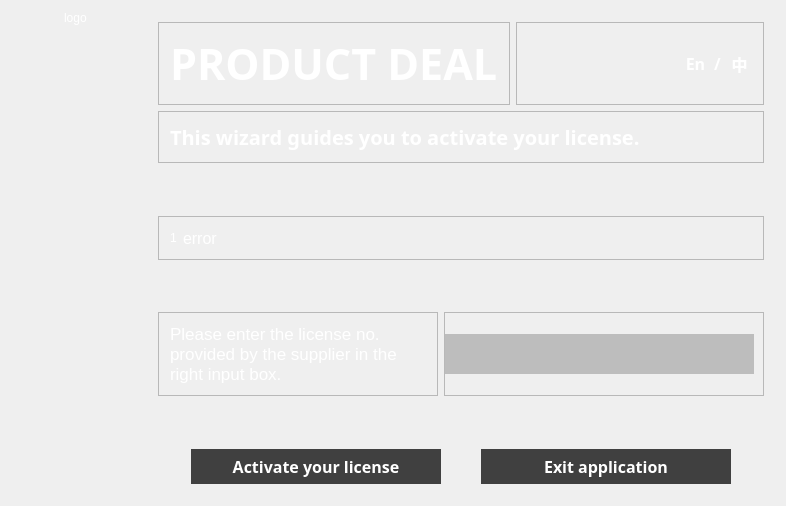
<?xml version="1.0" encoding="UTF-8"?>
<ui version="4.0">
 <class>loginWindowOneClass</class>
 <widget class="QDialog" name="loginWindowOneClass">
  <property name="geometry">
   <rect>
    <x>0</x>
    <y>0</y>
    <width>780</width>
    <height>506</height>
   </rect>
  </property>
  <property name="windowTitle">
   <string>loginWindowOne</string>
  </property>
  <property name="styleSheet">
   <string notr="true">

QPushButton{
color:#ffffff;
background:rgb(64,64,64);
border:0px solid rgba(0,0,0,0);
}
QPushButton:hover { 
background-color:#faa028;
} 
QPushButton:hover:pressed{background:#bdbdbd;
}


QLineEdit{
background:#bdbdbd;border:0px;color:#ffffff
}

QLabel{
color:#ffffff;
}



QPushButton#pushButtonEn{
color:#ffffff;
background:transparent;
border:0px solid rgba(0,0,0,0);
}
QPushButton#pushButtonZh{
color:#ffffff;
background:transparent;
border:0px solid rgba(0,0,0,0);
}
QPushButton:hover:pressed#pushButtonEn{background:#faa028;
}
QPushButton:hover:pressed#pushButtonZh{background:#faa028;
}</string>
  </property>
  <layout class="QHBoxLayout" name="horizontalLayout">
   <item>
    <widget class="QWidget" name="widget" native="true">
     <property name="minimumSize">
      <size>
       <width>130</width>
       <height>0</height>
      </size>
     </property>
     <layout class="QHBoxLayout" name="horizontalLayout_8">
      <property name="spacing">
       <number>0</number>
      </property>
      <property name="leftMargin">
       <number>0</number>
      </property>
      <property name="topMargin">
       <number>0</number>
      </property>
      <property name="rightMargin">
       <number>0</number>
      </property>
      <property name="bottomMargin">
       <number>0</number>
      </property>
      <item alignment="Qt::AlignHCenter|Qt::AlignTop">
       <widget class="QLabel" name="labelLogo">
        <property name="sizePolicy">
         <sizepolicy hsizetype="Expanding" vsizetype="Preferred">
          <horstretch>0</horstretch>
          <verstretch>0</verstretch>
         </sizepolicy>
        </property>
        <property name="text">
         <string>logo</string>
        </property>
       </widget>
      </item>
     </layout>
    </widget>
   </item>
   <item>
    <widget class="QWidget" name="widget_2" native="true">
     <property name="sizePolicy">
      <sizepolicy hsizetype="Expanding" vsizetype="Preferred">
       <horstretch>0</horstretch>
       <verstretch>0</verstretch>
      </sizepolicy>
     </property>
     <layout class="QVBoxLayout" name="verticalLayout_4">
      <item>
       <layout class="QHBoxLayout" name="horizontalLayout_3">
        <item>
         <widget class="QFrame" name="frame">
          <property name="frameShape">
           <enum>QFrame::StyledPanel</enum>
          </property>
          <property name="frameShadow">
           <enum>QFrame::Raised</enum>
          </property>
          <layout class="QVBoxLayout" name="verticalLayout">
           <item>
            <widget class="QLabel" name="label">
             <property name="font">
              <font>
               <family>Arial Black</family>
               <pointsize>32</pointsize>
               <weight>75</weight>
               <bold>true</bold>
              </font>
             </property>
             <property name="text">
              <string>PRODUCT DEAL</string>
             </property>
            </widget>
           </item>
          </layout>
         </widget>
        </item>
        <item>
         <widget class="QFrame" name="frame_2">
          <property name="frameShape">
           <enum>QFrame::StyledPanel</enum>
          </property>
          <property name="frameShadow">
           <enum>QFrame::Raised</enum>
          </property>
          <layout class="QHBoxLayout" name="horizontalLayout_2">
           <item>
            <spacer name="horizontalSpacer_2">
             <property name="orientation">
              <enum>Qt::Horizontal</enum>
             </property>
             <property name="sizeHint" stdset="0">
              <size>
               <width>80</width>
               <height>20</height>
              </size>
             </property>
            </spacer>
           </item>
           <item>
            <widget class="QPushButton" name="pushButtonEn">
             <property name="minimumSize">
              <size>
               <width>25</width>
               <height>25</height>
              </size>
             </property>
             <property name="font">
              <font>
               <family>Arial Black</family>
               <pointsize>12</pointsize>
               <weight>75</weight>
               <bold>true</bold>
              </font>
             </property>
             <property name="text">
              <string>En</string>
             </property>
            </widget>
           </item>
           <item>
            <widget class="QLabel" name="label_2">
             <property name="font">
              <font>
               <family>Arial Black</family>
               <pointsize>12</pointsize>
               <weight>75</weight>
               <bold>true</bold>
              </font>
             </property>
             <property name="text">
              <string>/</string>
             </property>
            </widget>
           </item>
           <item>
            <widget class="QPushButton" name="pushButtonZh">
             <property name="minimumSize">
              <size>
               <width>25</width>
               <height>25</height>
              </size>
             </property>
             <property name="font">
              <font>
               <family>Arial Black</family>
               <pointsize>12</pointsize>
               <weight>75</weight>
               <bold>true</bold>
              </font>
             </property>
             <property name="text">
              <string>中</string>
             </property>
            </widget>
           </item>
          </layout>
         </widget>
        </item>
       </layout>
      </item>
      <item>
       <widget class="QFrame" name="frame_3">
        <property name="frameShape">
         <enum>QFrame::StyledPanel</enum>
        </property>
        <property name="frameShadow">
         <enum>QFrame::Raised</enum>
        </property>
        <layout class="QHBoxLayout" name="horizontalLayout_4">
         <item>
          <widget class="QLabel" name="label_3">
           <property name="font">
            <font>
             <family>Arial Black</family>
             <pointsize>15</pointsize>
             <weight>75</weight>
             <bold>true</bold>
            </font>
           </property>
           <property name="text">
            <string>This wizard guides you to activate your license.</string>
           </property>
          </widget>
         </item>
        </layout>
       </widget>
      </item>
      <item>
       <spacer name="verticalSpacer_2">
        <property name="orientation">
         <enum>Qt::Vertical</enum>
        </property>
        <property name="sizeHint" stdset="0">
         <size>
          <width>20</width>
          <height>40</height>
         </size>
        </property>
       </spacer>
      </item>
      <item>
       <widget class="QFrame" name="frame_4">
        <property name="frameShape">
         <enum>QFrame::StyledPanel</enum>
        </property>
        <property name="frameShadow">
         <enum>QFrame::Raised</enum>
        </property>
        <layout class="QHBoxLayout" name="horizontalLayout_6">
         <item>
          <layout class="QHBoxLayout" name="horizontalLayout_5">
           <item>
            <widget class="QLabel" name="labelErrorImage">
             <property name="text">
              <string>1</string>
             </property>
            </widget>
           </item>
           <item alignment="Qt::AlignLeft">
            <widget class="QLabel" name="labelError">
             <property name="font">
              <font>
               <family>Arial</family>
               <pointsize>12</pointsize>
              </font>
             </property>
             <property name="text">
              <string>error</string>
             </property>
            </widget>
           </item>
           <item>
            <spacer name="horizontalSpacer_4">
             <property name="orientation">
              <enum>Qt::Horizontal</enum>
             </property>
             <property name="sizeType">
              <enum>QSizePolicy::Expanding</enum>
             </property>
             <property name="sizeHint" stdset="0">
              <size>
               <width>40</width>
               <height>20</height>
              </size>
             </property>
            </spacer>
           </item>
          </layout>
         </item>
        </layout>
       </widget>
      </item>
      <item>
       <spacer name="verticalSpacer">
        <property name="orientation">
         <enum>Qt::Vertical</enum>
        </property>
        <property name="sizeHint" stdset="0">
         <size>
          <width>20</width>
          <height>40</height>
         </size>
        </property>
       </spacer>
      </item>
      <item>
       <layout class="QHBoxLayout" name="horizontalLayout_9">
        <item>
         <widget class="QFrame" name="frame_5">
          <property name="sizePolicy">
           <sizepolicy hsizetype="Minimum" vsizetype="Preferred">
            <horstretch>0</horstretch>
            <verstretch>0</verstretch>
           </sizepolicy>
          </property>
          <property name="minimumSize">
           <size>
            <width>280</width>
            <height>0</height>
           </size>
          </property>
          <property name="frameShape">
           <enum>QFrame::StyledPanel</enum>
          </property>
          <property name="frameShadow">
           <enum>QFrame::Raised</enum>
          </property>
          <layout class="QVBoxLayout" name="verticalLayout_2">
           <item>
            <widget class="QLabel" name="label_4">
             <property name="minimumSize">
              <size>
               <width>0</width>
               <height>0</height>
              </size>
             </property>
             <property name="font">
              <font>
               <family>Arial</family>
               <pointsize>13</pointsize>
               <weight>50</weight>
               <bold>false</bold>
              </font>
             </property>
             <property name="text">
              <string>Please enter the license no. provided by the supplier in the right input box.</string>
             </property>
             <property name="wordWrap">
              <bool>true</bool>
             </property>
            </widget>
           </item>
          </layout>
         </widget>
        </item>
        <item>
         <widget class="QFrame" name="frame_6">
          <property name="sizePolicy">
           <sizepolicy hsizetype="Preferred" vsizetype="Preferred">
            <horstretch>0</horstretch>
            <verstretch>0</verstretch>
           </sizepolicy>
          </property>
          <property name="minimumSize">
           <size>
            <width>320</width>
            <height>0</height>
           </size>
          </property>
          <property name="frameShape">
           <enum>QFrame::StyledPanel</enum>
          </property>
          <property name="frameShadow">
           <enum>QFrame::Raised</enum>
          </property>
          <layout class="QVBoxLayout" name="verticalLayout_3">
           <property name="spacing">
            <number>6</number>
           </property>
           <property name="leftMargin">
            <number>0</number>
           </property>
           <property name="topMargin">
            <number>0</number>
           </property>
           <property name="rightMargin">
            <number>9</number>
           </property>
           <property name="bottomMargin">
            <number>0</number>
           </property>
           <item>
            <widget class="QLineEdit" name="lineEdit">
             <property name="minimumSize">
              <size>
               <width>300</width>
               <height>40</height>
              </size>
             </property>
             <property name="font">
              <font>
               <family>Arial</family>
               <pointsize>13</pointsize>
              </font>
             </property>
            </widget>
           </item>
          </layout>
         </widget>
        </item>
       </layout>
      </item>
      <item>
       <spacer name="verticalSpacer_3">
        <property name="orientation">
         <enum>Qt::Vertical</enum>
        </property>
        <property name="sizeHint" stdset="0">
         <size>
          <width>20</width>
          <height>40</height>
         </size>
        </property>
       </spacer>
      </item>
      <item>
       <layout class="QHBoxLayout" name="horizontalLayout_7">
        <item>
         <spacer name="horizontalSpacer_5">
          <property name="orientation">
           <enum>Qt::Horizontal</enum>
          </property>
          <property name="sizeHint" stdset="0">
           <size>
            <width>40</width>
            <height>20</height>
           </size>
          </property>
         </spacer>
        </item>
        <item>
         <widget class="QPushButton" name="pushButtonActivate">
          <property name="minimumSize">
           <size>
            <width>250</width>
            <height>35</height>
           </size>
          </property>
          <property name="font">
           <font>
            <family>Arial Black</family>
            <pointsize>12</pointsize>
            <weight>75</weight>
            <bold>true</bold>
           </font>
          </property>
          <property name="text">
           <string>Activate your license</string>
          </property>
         </widget>
        </item>
        <item>
         <spacer name="horizontalSpacer_3">
          <property name="orientation">
           <enum>Qt::Horizontal</enum>
          </property>
          <property name="sizeHint" stdset="0">
           <size>
            <width>40</width>
            <height>20</height>
           </size>
          </property>
         </spacer>
        </item>
        <item>
         <widget class="QPushButton" name="pushButtonQuit">
          <property name="minimumSize">
           <size>
            <width>250</width>
            <height>35</height>
           </size>
          </property>
          <property name="font">
           <font>
            <family>Arial Black</family>
            <pointsize>12</pointsize>
            <weight>75</weight>
            <bold>true</bold>
           </font>
          </property>
          <property name="text">
           <string>Exit application</string>
          </property>
         </widget>
        </item>
        <item>
         <spacer name="horizontalSpacer_6">
          <property name="orientation">
           <enum>Qt::Horizontal</enum>
          </property>
          <property name="sizeHint" stdset="0">
           <size>
            <width>40</width>
            <height>20</height>
           </size>
          </property>
         </spacer>
        </item>
       </layout>
      </item>
     </layout>
    </widget>
   </item>
  </layout>
 </widget>
 <layoutdefault spacing="6" margin="11"/>
 <resources/>
 <connections/>
</ui>
